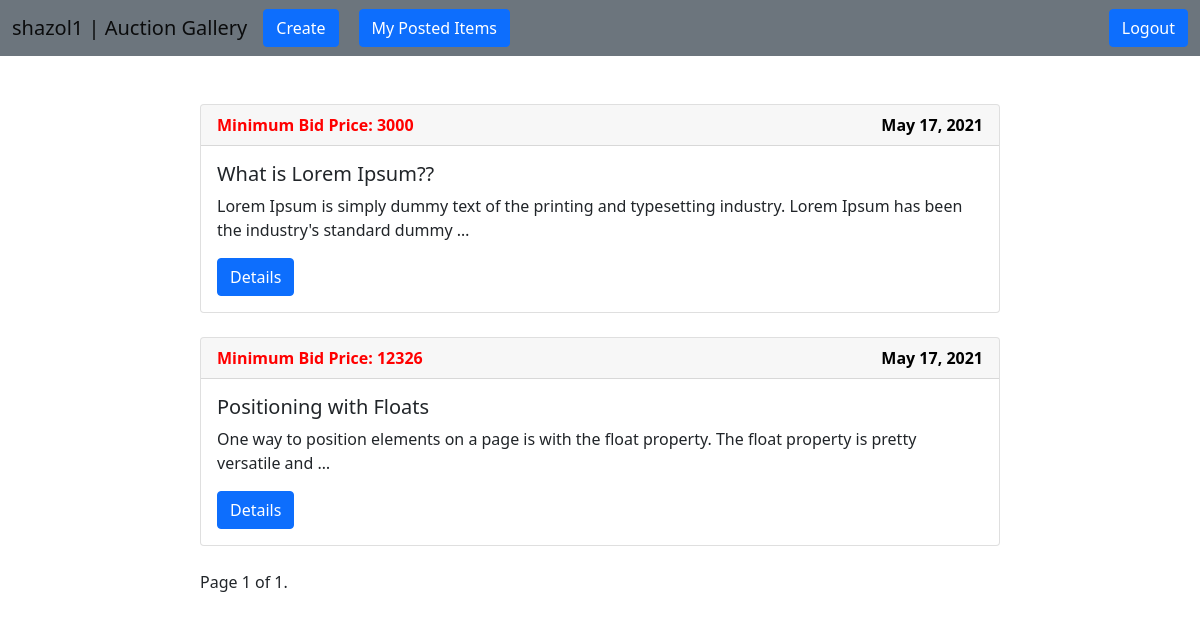
/dashboard/shazol1 (signed in), run on an earlier commit of the app's database.
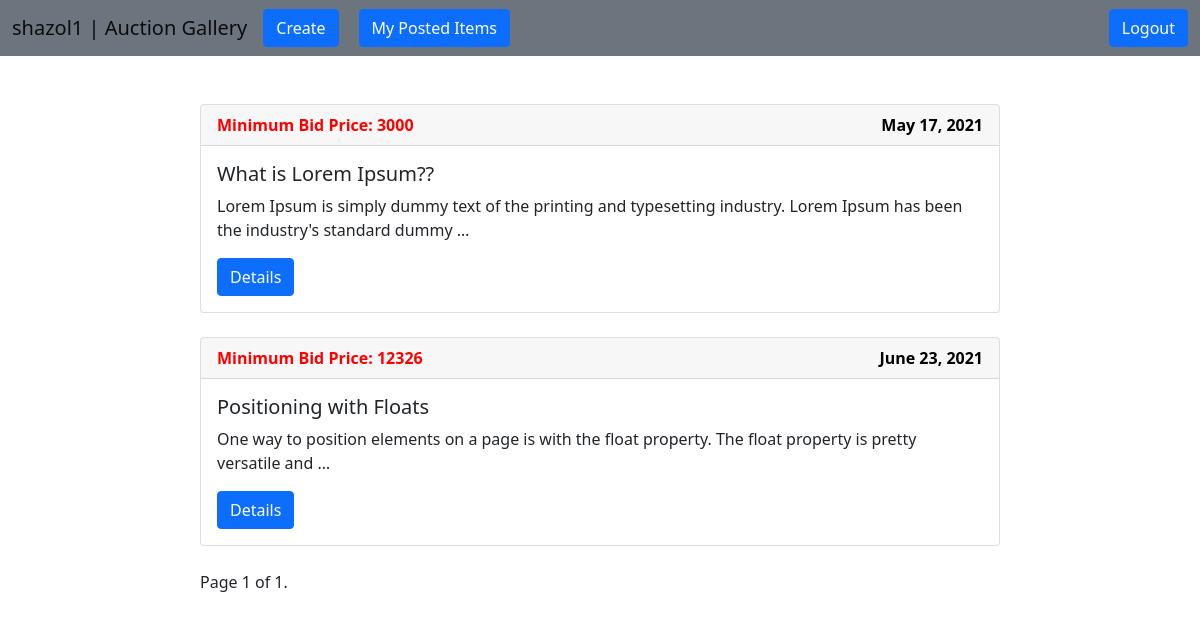
And on a later commit of the database.
### auction/models.py (models this page shows, shortened)
class Product(models.Model):
    user = models.ForeignKey(NewUser, on_delete=models.CASCADE)
    name = models.CharField(max_length=255)
    description = models.TextField()
    image = models.ImageField(upload_to=image_path, default='product/placeholder.png')
    min_price = models.CharField(max_length=255)
    end_date = models.DateTimeField(auto_now_add=False)

### users/views.py (the view)
# urls.py: path('dashboard/<str:user>', views.Dashboard, name='dashboard'),
@login_required(login_url='login')
def Dashboard(request, user):
    name = NewUser.objects.get(user_name=user)
    product = Product.objects.all()
    paginator = Paginator(product, 4)
    page_number = request.GET.get('page')
    page_obj = paginator.get_page(page_number)
    context = {
        'name': name,
        'products': product,
        'page_obj': page_obj,
        'today': datetime.now()
    }
    return render(request, 'dashboard.html', context)

### users/models.py (called while the page is built)
    def __str__(self):
        return self.user_name

### templates/dashboard.html (shortened to what this page needs)
{% extends 'base.html' %}
{% load static %}
{% block content %}
    <br><br>
    <div class="col-md-8" style="margin: auto">
        {% for product in products %}
            <div class="card">
                <div class="card-header" style="color: red; font-weight: bolder">
                    Minimum Bid Price: {{ product.min_price }}
                    <span style="float: right; color: black">
                    {{ product.end_date | date }}
                </span>
                </div>
                <div class="card-body">
                    <h5 class="card-title">{{ product.name }}</h5>
                    <p class="card-text">{{ product.description | truncatewords:20 }}</p>
                    {% now "Y-m-d" as todays_date %}
                    <a href="{% url 'bid' product.id %}" class="btn btn-primary"
                       tabindex="-1" role="button" aria-disabled="true">
                        Details
                    </a>
                </div>
            </div>
            <br>
        {% endfor %}
        <div class="pagination">
            <span class="step-links">
                <span class="current">
                    Page {{ page_obj.number }} of {{ page_obj.paginator.num_pages }}.
                </span>
            </span>
        </div>
    </div>
{% endblock %}

What changed in the data, as far as the page shows it:
changed Product "Positioning with Floats": end_date "May 17, 2021" → "June 23, 2021"
